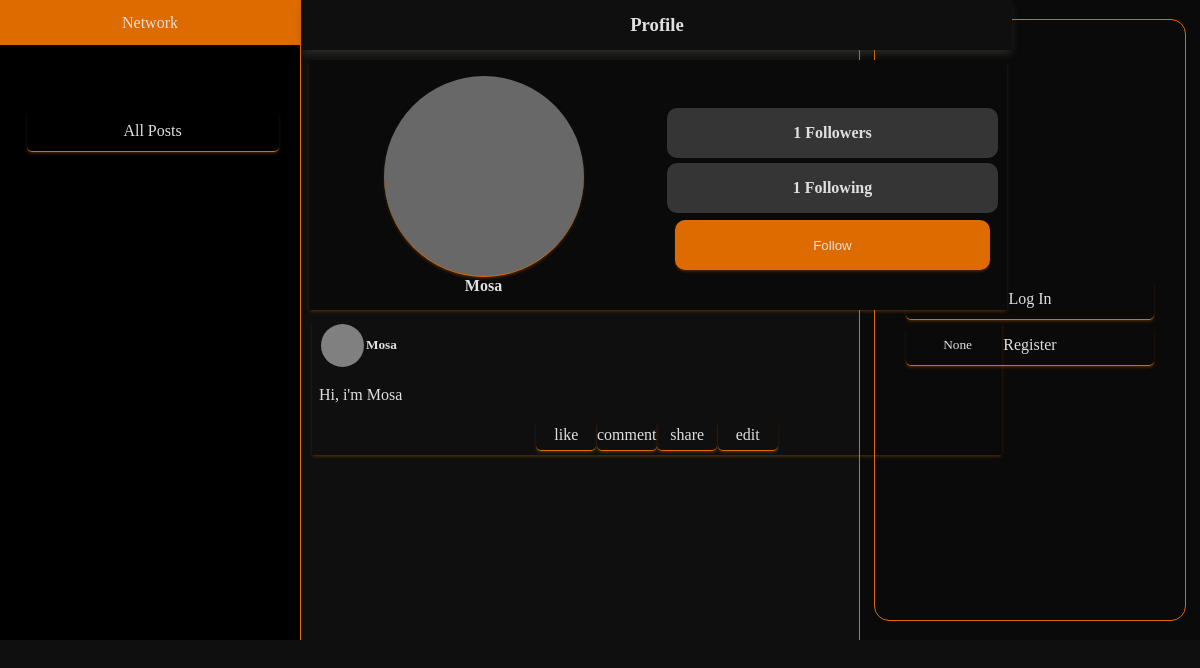
The page /profile/2 on the database its author committed.
### network/models.py (models this page shows, shortened)
class User(AbstractUser):
    pass

class Post(models.Model):
    poster = models.ForeignKey(User, on_delete=models.CASCADE, related_name="user")
    content = models.CharField(max_length=800)
    timestamp = models.DateTimeField(auto_now_add=False)

### network/views.py (the view)
# urls.py: path("profile/<str:poster>", views.viewProfile, name="profile"),
def viewProfile(request,poster):
    allPosts = Post.objects.filter(poster=poster)
    followers = len(Follow.objects.filter(following=poster))
    following = len(Follow.objects.filter(follower=poster))
    posterName = User.objects.get(id=poster)
    if (request.user.is_authenticated):
        isFollowing = Follow.objects.filter(follower=request.user, following=posterName).exists()
    else:
        isFollowing = False
    sortedPosts = allPosts.order_by('timestamp')
    return render(request, "network/profile.html",{"userPosts":sortedPosts, "followers": followers,
                                                    "following": following,
                                                   "posterName":posterName, "isFollowing": isFollowing })

### network/templates/network/profile.html (shortened to what this page needs)
{% extends "network/layout.html" %}
{% block body %}
<div class="profile-container">
  <div class="feeds-heading">
    <h3 class="feeds-title login-title">Profile</h3>
  </div>
  <div class="user-info">
    <div class="personal">
      <div class="user-img "></div>
      <div class="user-name"><strong>{{ posterName }}</strong></div>
    </div>
    <div class="acc-details">
      <div class="followers-div">
        <h4>{{followers}} Followers</h4>
      </div>
      <div class="following-div">
        <h4>{{following}} Following</h4>
      </div>
      {% if posterName.id != user.id  %}
        <form action="{% url 'follow' %}" method="post" class="follow-form">
          {%if isFollowing%}
            <input type="submit" value="Unfollow" class="action nav-item follow">
          {% else %}
            <input type="submit" value="Follow" class="action nav-item unfollow">
          {% endif %}
        </form>
      {% endif %}
    </div>
  </div>
  {% for post in userPosts %}
  <div class="post-container">
      <div class="post-header">
          <div class="poster-container">
              <div class="poster-img"></div>
              <div class="poster-name"><h5>{{post.poster}}</h5></div>
          </div>
          <div class="post-time"><small>{{post.timestamp}}</small></div>
      </div>
      <div class="post-body">
          <p class="post-content">{{post.content}}</p>
      </div>
      {% if user.username != post.poster %}
      <div class="post-footer">
          <div class="likes">like</div>
          <div class="comment">comment</div>
          <div class="share">share</div>
          <div class="edit">edit</div>
      </div>
      {% endif %}
  </div>
{% endfor %}
{% endblock %}

### network/static/network/styles.css (style rules this page uses)
:root { --text-color: rgb(224, 224, 224); --brand-color: rgb(221, 107, 0); --border-color: 1px solid rgb(221, 107, 0); --box-shadow: 0 2px 3.5px -1px rgba(221, 107, 0, 0.4); --box-shadow-hover: 0 -2px 10px -1px rgba(201, 201, 201, 0.4); --background-color: rgb(10, 10, 10); --background-color-lite: rgb(15, 15, 15); --background-color-selected: rgb(24, 24, 24); }
html { overflow-y: auto; }
body { background-color: var(--background-color-lite); color: var(--text-color); overflow-x: scroll; }
.nav-item { position: relative; width: 90%; height: 40px; display: flex; align-items: center; justify-content: center; color: var(--text-color); border-bottom: var(--border-color); box-shadow: var(--box-shadow); border-radius: 5px; margin-top: 5px; }
.feed-container, .login-container, .register-container, .profile-container { position: absolute; top: 0; left: 302px; height: 638px; width: 710px; padding-bottom: 50px; padding-top: 50px; display: flex; align-items: center; flex-direction: column; }
.feeds-heading { position: fixed; top: 0px; left: 302px; width: 710px; height: 50px; display: flex; align-items: center; justify-content: center; background-color: var(--background-color-lite); box-shadow: 0 5px 8px -1px rgba(87, 87, 86, 0.4); z-index: 1; }
.post-container, .login-form, .register-form, .user-details { position: relative; width: 690px; height: auto; margin-top: 5px; margin-bottom: 5px; display: flex; justify-content: center; align-items: center; flex-direction: column; box-shadow: var(--box-shadow); transition: background-color 0.5s ease, box-shadow 0.3s ease, border-bottom 0.8s ease; }
.post-header, .post-body, .post-footer { position: relative; width: 98%; height: 50px; }
.post-header, .post-footer { display: flex; flex-direction: row; justify-content: space-between; }
.post-body { min-height: 45px; max-height: auto; }
.post-footer { height: 35px; width: 35%; }
.poster-container { position: relative; justify-self: baseline; align-items: center; width: auto; height: inherit; display: flex; flex-direction: row; }
.poster-img { position: relative; height: 43px; width: 43px; margin: 2px; border-radius: 50%; background-color: gray; }
.post-time { position: relative; width: 75px; height: inherit; display: flex; align-items: center; justify-content: center; }
.likes, .comment, .share, .edit { height: 30px; width: 60px; display: flex; align-items: center; justify-content: center; border-bottom: var(--border-color); box-shadow: var(--box-shadow); border-radius: 5px; }
.user-img-name-container, .user-actions, .user-info { position: relative; width: 100%; height: 40%; display: flex; justify-self: start; align-items: center; justify-content: center; flex-direction: column; }
.user-img { position: relative; width: 200px; height: 200px; border-radius: 50%; background-color: rgba(128, 128, 128, 0.8); border-bottom: var(--border-color); box-shadow: var(--box-shadow) }
.action { text-decoration: none; color: var(--text-color); width: 80%; margin-top: 5px; border-bottom: var(--border-color); box-shadow: var(--box-shadow); border-radius: 5px; }
.profile-container { margin-top: 265px; }
.user-info, .new-post-container { position: fixed; top: 50px; left: 309px; height: 250px; width: 698px; display: flex; margin: 10px 0 ; flex-direction: row; background-color: var(--background-color); box-shadow: var(--box-shadow); z-index: 1; }
.personal, .acc-details { position: relative; height: 100%; width: 50%; display: flex; align-items: center; justify-content: center; flex-direction: column; }
.followers-div, .following-div, .follow-form, .follow, .unfollow { width: 95%; height: 50px; display: flex; align-items: center; justify-content: center; background-color: rgb(53, 53, 53); border-radius: 10px; margin-top: 5px; border: var(--text-color); }
.follow-form { background-color: var(--background-color); }
.unfollow { width: 95%; background-color: var(--brand-color); }

### rows shown on the page
User: username "Mosa"
Post: poster "Mosa", timestamp "None", content "Hi, i'm Mosa", shows "like"

### other values the page prints
{{ followers }} "1"
{{ following }} "1"
